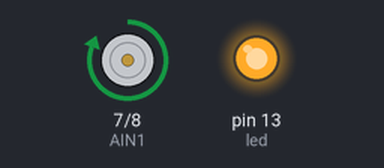
This sketch was run on a simulated Arduino Uno, built with avr-gcc and run on an emulated ATmega328P. Parts: motor-driver pin pairs drawn as motors (green arrow = first pin HIGH = forward, orange = second pin HIGH = backward, longer = more drive), output pins drawn as LEDs (lit = HIGH).

Above: at 1.0 s.
At 3.0 s:
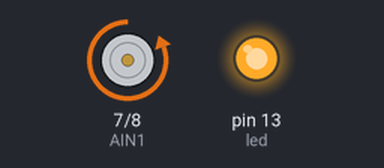
At 4.5 s:
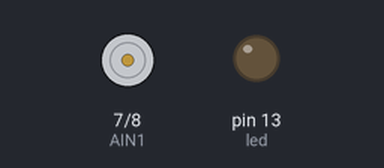
Timing chart, 0 to 6.5 s (numbered marks = the images above):
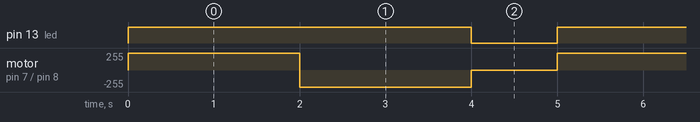

The sketch:

sketch_may25a_Driving_H_Bridge.ino
```cpp
int led = 13;
int AIN1 = 7;
int AIN2 = 8;

void setup() {
 pinMode(led, OUTPUT);
 pinMode(AIN1, OUTPUT);
 pinMode(AIN2, OUTPUT);
}

void forward() {
 digitalWrite(led, HIGH);
 digitalWrite(AIN1, HIGH);
 digitalWrite(AIN2, LOW);
}

void backward() {
 digitalWrite(led, HIGH);
 digitalWrite(AIN1, LOW);
 digitalWrite(AIN2, HIGH);
}

void stop() {
 digitalWrite(led, LOW);
 digitalWrite(AIN1, LOW);
 digitalWrite(AIN2, LOW);
}

void loop() {
 forward();
 delay(2000);
 backward();
 delay(2000);
 stop();
 delay(1000);
}
```

Measured:
- by itself, pin 13 (led): alternates HIGH for 4.0 s and LOW for 1.0 s
- by itself, motor on pin 7 (AIN1) / pin 8 (AIN2): repeats every 5.0 s: backward 255/255 2.0 s, stopped 1.0 s, forward 255/255 2.0 s
